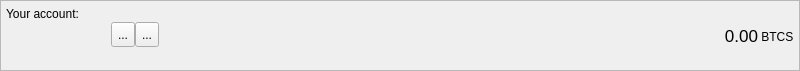
<?xml version="1.0" encoding="UTF-8"?>
<ui version="4.0">
 <class>AccountFrame</class>
 <widget class="QFrame" name="AccountFrame">
  <property name="geometry">
   <rect>
    <x>0</x>
    <y>0</y>
    <width>800</width>
    <height>71</height>
   </rect>
  </property>
  <property name="minimumSize">
   <size>
    <width>0</width>
    <height>70</height>
   </size>
  </property>
  <property name="maximumSize">
   <size>
    <width>16777215</width>
    <height>71</height>
   </size>
  </property>
  <property name="windowTitle">
   <string>Frame</string>
  </property>
  <property name="frameShape">
   <enum>QFrame::StyledPanel</enum>
  </property>
  <property name="frameShadow">
   <enum>QFrame::Plain</enum>
  </property>
  <layout class="QHBoxLayout" name="horizontalLayout_3">
   <property name="spacing">
    <number>0</number>
   </property>
   <property name="leftMargin">
    <number>5</number>
   </property>
   <property name="topMargin">
    <number>0</number>
   </property>
   <property name="rightMargin">
    <number>5</number>
   </property>
   <property name="bottomMargin">
    <number>0</number>
   </property>
   <item>
    <layout class="QVBoxLayout" name="verticalLayout_3">
     <property name="spacing">
      <number>1</number>
     </property>
     <property name="leftMargin">
      <number>0</number>
     </property>
     <property name="rightMargin">
      <number>0</number>
     </property>
     <item>
      <widget class="QLabel" name="label">
       <property name="minimumSize">
        <size>
         <width>0</width>
         <height>20</height>
        </size>
       </property>
       <property name="maximumSize">
        <size>
         <width>16777215</width>
         <height>20</height>
        </size>
       </property>
       <property name="text">
        <string>Your account:</string>
       </property>
       <property name="alignment">
        <set>Qt::AlignBottom|Qt::AlignLeading|Qt::AlignLeft</set>
       </property>
       <property name="margin">
        <number>0</number>
       </property>
       <property name="indent">
        <number>0</number>
       </property>
      </widget>
     </item>
     <item>
      <layout class="QHBoxLayout" name="horizontalLayout">
       <property name="spacing">
        <number>0</number>
       </property>
       <property name="bottomMargin">
        <number>0</number>
       </property>
       <item>
        <widget class="QLabel" name="m_addressLabel">
         <property name="sizePolicy">
          <sizepolicy hsizetype="Minimum" vsizetype="Preferred">
           <horstretch>0</horstretch>
           <verstretch>0</verstretch>
          </sizepolicy>
         </property>
         <property name="minimumSize">
          <size>
           <width>100</width>
           <height>22</height>
          </size>
         </property>
         <property name="maximumSize">
          <size>
           <width>16777215</width>
           <height>22</height>
          </size>
         </property>
         <property name="baseSize">
          <size>
           <width>0</width>
           <height>22</height>
          </size>
         </property>
         <property name="cursor">
          <cursorShape>IBeamCursor</cursorShape>
         </property>
         <property name="toolTip">
          <string>Your receiving address</string>
         </property>
         <property name="whatsThis">
          <string>This is your account address</string>
         </property>
         <property name="text">
          <string/>
         </property>
         <property name="alignment">
          <set>Qt::AlignBottom|Qt::AlignLeading|Qt::AlignLeft</set>
         </property>
         <property name="textInteractionFlags">
          <set>Qt::TextSelectableByKeyboard|Qt::TextSelectableByMouse</set>
         </property>
        </widget>
       </item>
       <item>
        <spacer name="horizontalSpacer_2">
         <property name="orientation">
          <enum>Qt::Horizontal</enum>
         </property>
         <property name="sizeType">
          <enum>QSizePolicy::Fixed</enum>
         </property>
         <property name="sizeHint" stdset="0">
          <size>
           <width>5</width>
           <height>25</height>
          </size>
         </property>
        </spacer>
       </item>
       <item>
        <widget class="QToolButton" name="m_copyButton">
         <property name="minimumSize">
          <size>
           <width>0</width>
           <height>25</height>
          </size>
         </property>
         <property name="toolTip">
          <string>Copy address</string>
         </property>
         <property name="statusTip">
          <string/>
         </property>
         <property name="whatsThis">
          <string/>
         </property>
         <property name="text">
          <string>...</string>
         </property>
         <property name="icon">
          <iconset resource="../../resources.qrc">
           <normaloff>:/icons/copy</normaloff>:/icons/copy</iconset>
         </property>
        </widget>
       </item>
       <item>
        <widget class="QToolButton" name="m_qrButton">
         <property name="minimumSize">
          <size>
           <width>0</width>
           <height>25</height>
          </size>
         </property>
         <property name="toolTip">
          <string>Show QR code</string>
         </property>
         <property name="statusTip">
          <string/>
         </property>
         <property name="text">
          <string>...</string>
         </property>
         <property name="icon">
          <iconset resource="../../resources.qrc">
           <normaloff>:/icons/qrcode</normaloff>:/icons/qrcode</iconset>
         </property>
        </widget>
       </item>
       <item>
        <spacer name="horizontalSpacer">
         <property name="orientation">
          <enum>Qt::Horizontal</enum>
         </property>
         <property name="sizeHint" stdset="0">
          <size>
           <width>0</width>
           <height>25</height>
          </size>
         </property>
        </spacer>
       </item>
       <item>
        <widget class="QLabel" name="totalBalance">
         <property name="sizePolicy">
          <sizepolicy hsizetype="Preferred" vsizetype="Preferred">
           <horstretch>0</horstretch>
           <verstretch>0</verstretch>
          </sizepolicy>
         </property>
         <property name="maximumSize">
          <size>
           <width>16777215</width>
           <height>24</height>
          </size>
         </property>
         <property name="font">
          <font>
           <pointsize>13</pointsize>
           <weight>50</weight>
           <bold>false</bold>
          </font>
         </property>
         <property name="toolTip">
          <string>Total balance</string>
         </property>
         <property name="statusTip">
          <string>Total balance</string>
         </property>
         <property name="text">
          <string>0.00</string>
         </property>
         <property name="alignment">
          <set>Qt::AlignBottom|Qt::AlignRight|Qt::AlignTrailing</set>
         </property>
         <property name="margin">
          <number>0</number>
         </property>
         <property name="textInteractionFlags">
          <set>Qt::TextSelectableByMouse</set>
         </property>
        </widget>
       </item>
       <item>
        <widget class="QLabel" name="label_2">
         <property name="sizePolicy">
          <sizepolicy hsizetype="Preferred" vsizetype="Fixed">
           <horstretch>0</horstretch>
           <verstretch>0</verstretch>
          </sizepolicy>
         </property>
         <property name="minimumSize">
          <size>
           <width>30</width>
           <height>20</height>
          </size>
         </property>
         <property name="maximumSize">
          <size>
           <width>16777215</width>
           <height>20</height>
          </size>
         </property>
         <property name="baseSize">
          <size>
           <width>-1</width>
           <height>20</height>
          </size>
         </property>
         <property name="text">
          <string> BTCS</string>
         </property>
         <property name="alignment">
          <set>Qt::AlignBottom|Qt::AlignLeading|Qt::AlignLeft</set>
         </property>
         <property name="margin">
          <number>0</number>
         </property>
        </widget>
       </item>
      </layout>
     </item>
     <item>
      <widget class="QLabel" name="addressStatusLabel">
       <property name="minimumSize">
        <size>
         <width>0</width>
         <height>20</height>
        </size>
       </property>
       <property name="maximumSize">
        <size>
         <width>16777215</width>
         <height>20</height>
        </size>
       </property>
       <property name="text">
        <string/>
       </property>
       <property name="alignment">
        <set>Qt::AlignLeading|Qt::AlignLeft|Qt::AlignTop</set>
       </property>
       <property name="margin">
        <number>0</number>
       </property>
       <property name="indent">
        <number>0</number>
       </property>
      </widget>
     </item>
    </layout>
   </item>
  </layout>
 </widget>
 <resources>
  <include location="../../resources.qrc"/>
 </resources>
 <connections>
  <connection>
   <sender>m_copyButton</sender>
   <signal>clicked()</signal>
   <receiver>AccountFrame</receiver>
   <slot>copyAddress()</slot>
   <hints>
    <hint type="sourcelabel">
     <x>818</x>
     <y>26</y>
    </hint>
    <hint type="destinationlabel">
     <x>422</x>
     <y>295</y>
    </hint>
   </hints>
  </connection>
  <connection>
   <sender>m_qrButton</sender>
   <signal>clicked()</signal>
   <receiver>AccountFrame</receiver>
   <slot>showQR()</slot>
   <hints>
    <hint type="sourcelabel">
     <x>802</x>
     <y>34</y>
    </hint>
    <hint type="destinationlabel">
     <x>494</x>
     <y>35</y>
    </hint>
   </hints>
  </connection>
 </connections>
 <slots>
  <slot>copyAddress()</slot>
 </slots>
</ui>
